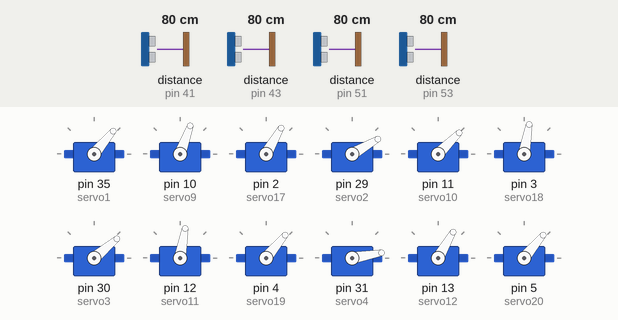
Simulated run of this sketch. Board: Arduino Mega 2560, built with avr-gcc and run on an emulated ATmega2560. Parts: 12 × servo. Wiring (inferred from the names in the program): 4 × ultrasonic range finder: trigger pin 40, echo pin 41 / trigger pin 42, echo pin 43 / trigger pin 50, echo pin 51 / trigger pin 52, echo pin 53. The inputs (shaded band) are chosen by the test bench; at power-on: distance to the obstacle (sensors on pin 43, pin 41, pin 53, pin 51) 80 cm. The echo pulse lasts 58.3 µs per cm; what the sketch prints to the serial monitor is not drawn.

Above: at 0.87 s.
4.4 s: distance to the obstacle (sensor on pin 43) set to 2 cm
At 6.2 s:
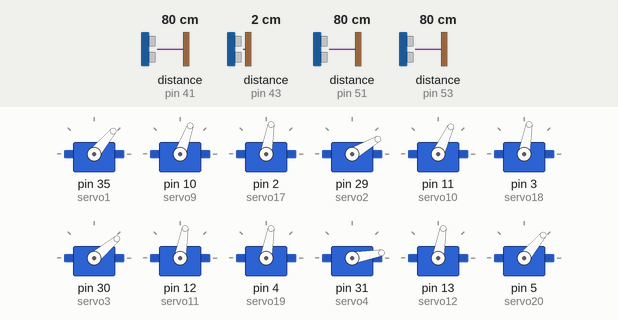
8.9 s: distance to the obstacle (sensor on pin 41) set to 2 cm
At 10.13 s:
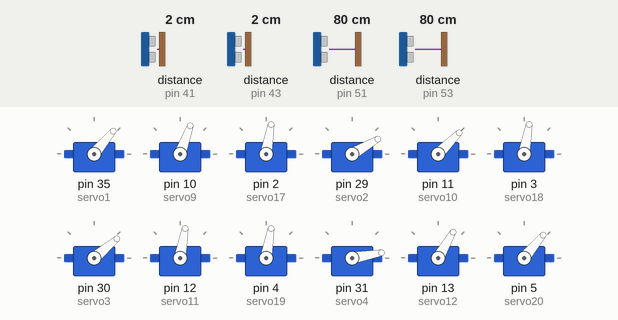
13.4 s: distance to the obstacle (sensor on pin 53) set to 2 cm
At 13.55 s:
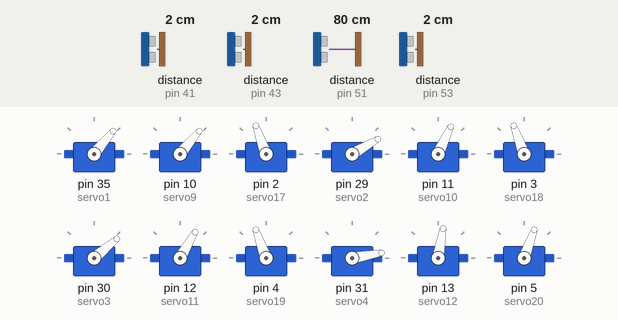
17.9 s: distance to the obstacle (sensor on pin 43) set to 15 cm
At 19.17 s:
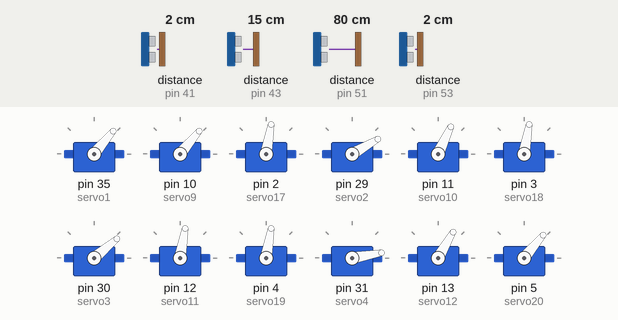
22.4 s: distance to the obstacle (sensor on pin 43) set to 18 cm
30.7 s: distance to the obstacle (sensor on pin 43) set to 4 cm
Timing chart, 0 to 36.2 s (numbered marks = the images above; inputs shaded):
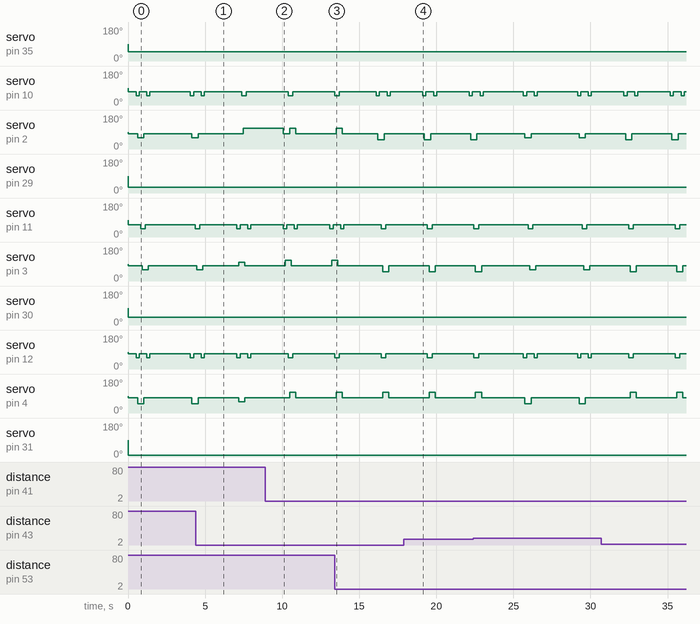

The sketch:

initialize_servos.ino
```cpp
#include <Servo.h>

#include<SoftwareSerial.h>

int trig1=40;
int echo1=41;
int trig2=42;
int echo2=43;
int trig3=50;
int echo3=51;
int trig4=52;
int echo4=53;

int distance1,distance2,distance3,distance4;
int duration1,duration2,duration3,duration4;

Servo servo1;
Servo servo17;
Servo servo9;

Servo servo2;
Servo servo18;
Servo servo10;

Servo servo3;
Servo servo19;
Servo servo11;

Servo servo4;
Servo servo20;
Servo servo12;

Servo servo5;
Servo servo21;
Servo servo13;

Servo servo6;
Servo servo22;
Servo servo14;

Servo servo7;
Servo servo23;
Servo servo15;

Servo servo8;
Servo servo24;
Servo servo16;

void setup()
{
  Serial.begin(9600);
  servo1.attach(35);
  servo9.attach(10);
  servo17.attach(2);

  servo2.attach(29);
  servo10.attach(11);
  servo18.attach(3);

  servo3.attach(30);
  servo11.attach(12);
  servo19.attach(4);

  servo4.attach(31);
  servo12.attach(13);
  servo20.attach(5);

  servo5.attach(32);
  servo13.attach(22);
  servo21.attach(6);

  servo6.attach(33);
  servo14.attach(23);
  servo22.attach(7);

  servo7.attach(34);
  servo15.attach(24);
  servo23.attach(8);

  servo8.attach(28);
  servo16.attach(25);
  servo24.attach(9);

  pinMode(trig1, OUTPUT);
  pinMode(echo1, INPUT);
  pinMode(trig2, OUTPUT);
  pinMode(echo2, INPUT);
  pinMode(trig3, OUTPUT);
  pinMode(echo3, INPUT);
  pinMode(trig4, OUTPUT);
  pinMode(echo4, INPUT);
  // put your setup code here, to run once:

}

void loop()
{
  digitalWrite(trig1, LOW);   // set the trigger pin to LOW
    //delay(1000);         // delay 2 microseconds
    digitalWrite(trig1, HIGH);  // set the trigger pin to HIGH and send out a sound signal
    //delay(1000);       // delay 100 microseconds
    digitalWrite(trig1, LOW);
    duration1 = pulseIn(echo1, HIGH);
    distance1=duration1/58;
Serial.print(distance1);

 digitalWrite(trig2, LOW);   // set the trigger pin to LOW
    //delay(1000);         // delay 2 microseconds
    digitalWrite(trig2, HIGH);  // set the trigger pin to HIGH and send out a sound signal
    //delay(1000);       // delay 100 microseconds
    digitalWrite(trig2, LOW);
    duration2 = pulseIn(echo2, HIGH);
    distance2=duration2/58;
Serial.print(distance2);

       digitalWrite(trig3, LOW);   // set the trigger pin to LOW
    //delay(1000) ;        // delay 2 microseconds
    digitalWrite(trig3, HIGH);  // set the trigger pin to HIGH and send out a sound signal
    //delay(1000);       // delay 100 microseconds
    digitalWrite(trig3, LOW);
    duration3 = pulseIn(echo3, HIGH);
    distance3=duration3/58;

Serial.print(distance3);
    digitalWrite(trig4, LOW);   // set the trigger pin to LOW
    //delay(1000);         // delay 2 microseconds
    digitalWrite(trig4, HIGH);  // set the trigger pin to HIGH and send out a sound signal
    //delay(1000);       // delay 100 microseconds
    digitalWrite(trig4, LOW);
    duration4 = pulseIn(echo4, HIGH);
    distance4=duration4/58;
Serial.print(distance4);


  //*********************initilize all servos to their origins****************************
  servo1.write(50);
  servo2.write(30);
  servo3.write(40);
  servo4.write(10);
  servo5.write(70);
  servo6.write(40);
  servo7.write(50);
  servo8.write(50);
  servo9.write(70);
  servo10.write(65);
  servo11.write(80);
  servo12.write(80);
  servo13.write(75);
  servo14.write(60);
  servo15.write(60);
  servo16.write(80);
  servo17.write(80);
  servo18.write(80);
  servo19.write(80);
  servo20.write(50);
  servo21.write(80);
  servo22.write(80);
  servo23.write(80);
  servo24.write(70);

  if (distance2>15)
  {
  //********************************* forward *********************************************
  delay(500);
  servo9.write(50);
  //delay(100);
  servo11.write(60);
  //delay(100);
  servo14.write(40);
  //delay(100);
  servo16.write(60);
  delay(100);

  servo17.write(60);
  //delay(100);
  servo19.write(50);
  //delay(100);
  servo22.write(110);
  //delay(100);
  servo24.write(90);
  delay(100);

  servo9.write(70);
  //delay(100);
  servo11.write(80);
  //delay(100);
  servo14.write(60);
  //delay(100);
  servo16.write(80);
  delay(100);

  servo10.write(45);
  //delay(100);
  servo12.write(60);
  //delay(100);
  servo13.write(55);
  //delay(100);
  servo15.write(40);
  delay(100);

  servo18.write(60);
  //delay(100);
  servo20.write(20);
  //delay(100);
  servo21.write(110);
  //delay(100);
  servo23.write(110);
  delay(100);
  /*servo10.write(65);
  //delay(100);
  servo12.write(80);
  //delay(100);
  servo13.write(75);
  //delay(100);
  servo15.write(60);
  delay(100);
*/
  /*servo9.write(50);
  //delay(100);
  servo11.write(60);
  //delay(100);
  servo14.write(40);
  //delay(100);
  servo16.write(60);
  delay(100);
  */
  servo17.write(80);
  //delay(100);
  servo19.write(80);
  //delay(100);
  servo22.write(80);
  //delay(100);
  servo24.write(70);
  delay(100);
  /*servo9.write(70);
  //delay(100);
  servo11.write(80);
  //delay(100);
  servo14.write(60);
  //delay(100);
  servo16.write(80);
  delay(100);
*/
  /*servo10.write(45);
  //delay(100);
  servo12.write(60);
  //delay(100);
  servo13.write(55);
  //delay(100);
  servo15.write(40);
  delay(100);
  */
  servo10.write(65);
  //delay(100);
  servo12.write(80);
  //delay(100);
  servo13.write(75);
  //delay(100);
  servo15.write(60);
  delay(100);

  servo9.write(50);
  //delay(100);
  servo11.write(60);
  //delay(100);
  servo14.write(40);
  //delay(100);
  servo16.write(60);
  delay(100);

  servo18.write(80);
  //delay(100);
  servo20.write(50);
  //delay(100);
  servo21.write(80);
  //delay(100);
  servo23.write(80);
  delay(100);
  /*servo10.write(65);
  //delay(100);
  servo12.write(80);
  //delay(100);
  servo13.write(75);
  //delay(100);
  servo15.write(60);
  delay(100);
*/
  servo9.write(70);
  //delay(100);
  servo11.write(80);
  //delay(100);
  servo14.write(60);
  //delay(100);
  servo16.write(80);
  delay(100);
 delay(2000);
}
 // delay(2000);
 else if (distance1>15)
  {
//******************************************left******************************

  servo11.write(60);
  //delay(100);
  servo13.write(55);
  //delay(100);
  servo16.write(60);
  //delay(100);
  servo10.write(45);
  delay(100);

  servo19.write(60);
  //delay(100);
  servo21.write(50);
  //delay(100);
  servo24.write(110);
  //delay(100);
  servo18.write(100);
  delay(100);

  servo11.write(80);
  //delay(100);
  servo13.write(75);
  //delay(100);
  servo16.write(80);
  //delay(100);
  servo10.write(65);
  delay(100);


  servo12.write(60);
  //delay(100);
  servo14.write(40);
  //delay(100);
  servo15.write(40);
  //delay(100);
  servo9.write(50);
  delay(100);

  servo20.write(20);
  //delay(100);
  servo22.write(50);
  //delay(100);
  servo23.write(110);
  //delay(100);
  servo17.write(110);
  delay(100);

  servo19.write(80);
  //delay(100);
  servo21.write(80);
  //delay(100);
  servo24.write(80);
  //delay(100);
  servo18.write(80);
  delay(100);

  servo12.write(80);
  //delay(100);
  servo14.write(60);
  //delay(100);
  servo15.write(60);
  //delay(100);
  servo9.write(70);
  delay(100);

  servo11.write(60);
  //delay(100);
  servo13.write(55);
  //delay(100);
  servo16.write(60);
  //delay(100);
  servo10.write(45);
  delay(100);

  servo20.write(20);
  //delay(100);
  servo22.write(50);
  //delay(100);
  servo23.write(110);
  //delay(100);
  servo17.write(110);
  delay(100);

  servo11.write(80);
  //delay(100);
  servo13.write(75);
  //delay(100);
  servo16.write(80);
  //delay(100);
  servo10.write(65);
  delay(100);
  delay(2000);}


   else if (distance4>15)
  {
  //********************************* backward *********************************************

  servo12.write(60);
  //delay(100);
  servo13.write(55);
  //delay(100);
  servo15.write(40);
  //delay(100);
  servo10.write(45);
  delay(100);
  servo20.write(70);
  //delay(100);
  servo21.write(60);
  //delay(100);
  servo23.write(50);
  //delay(100);
  servo18.write(110);
  delay(100);
  servo12.write(80);
  //delay(100);
  servo13.write(75);
  //delay(100);
  servo15.write(60);
  //delay(100);
  servo10.write(65);
  delay(100);

  servo14.write(40);
  //delay(100);
  servo16.write(60);
  //delay(100);
  servo9.write(50);
  //delay(100);
  servo11.write(60);
  delay(100);
  servo22.write(50);
  //delay(100);
  servo24.write(50);
  //delay(100);
  servo17.write(110);
  //delay(100);
  servo19.write(110);
  delay(100);

  servo20.write(50);
  //delay(100);
  servo21.write(80);
  //delay(100);
  servo23.write(80);
  //delay(100);
  servo18.write(80);
  delay(100);


  servo14.write(60);
  //delay(100);
  servo16.write(80);
  //delay(100);
  servo9.write(70);
  //delay(100);
  servo11.write(80);
  delay(100);


  servo12.write(60);
  //delay(100);
  servo13.write(55);
  //delay(100);
  servo15.write(40);
  //delay(100);
  servo10.write(45);
  delay(100);

  servo22.write(80);
  //delay(100);
  servo24.write(80);
  //delay(100);
  servo17.write(80);
  //delay(100);
  servo19.write(80);
  delay(100);

  servo12.write(80);
  //delay(100);
  servo13.write(75);
  //delay(100);
  servo15.write(60);
  //delay(100);
  servo10.write(65);
  delay(100);

  //delay(2000);

  delay(2000);
  }
  else if (distance3>15)
  {

  //***************************************************************right*************************************************

  servo14.write(40);
  //delay(100);
  servo15.write(40);
  //delay(100);
  servo9.write(50);
  //delay(100);
  servo12.write(60);
  delay(100);

  servo22.write(100);
  //delay(100);
  servo23.write(60);
  //delay(100);
  servo17.write(50);
  //delay(100);
  servo20.write(80);
  delay(100);

  servo14.write(60);
  //delay(100);
  servo15.write(60);
  //delay(100);
  servo9.write(70);
  //delay(100);
  servo12.write(80);
  delay(100);

  servo16.write(60);
  //delay(100);
  servo10.write(45);
  //delay(100);
  servo11.write(60);
  //delay(100);
  servo13.write(55);
  delay(100);

  servo24.write(50);
  //delay(100);
  servo18.write(50);
  //delay(100);
  servo19.write(110);
  //delay(100);
  servo21.write(110);
  delay(100);


  servo22.write(80);
  //delay(100);
  servo23.write(80);
  //delay(100);
  servo17.write(80);
  //delay(100);
  servo20.write(50);
  delay(100);

  servo16.write(80);
  //delay(100);
  servo10.write(65);
  //delay(100);
  servo11.write(80);
  //delay(100);
  servo13.write(75);
  delay(100);

  servo14.write(40);
  //delay(100);
  servo15.write(40);
  //delay(100);
  servo9.write(50);
  //delay(100);
  servo12.write(60);
  delay(100);


  servo24.write(80);
  //delay(100);
  servo18.write(80);
  //delay(100);
  servo19.write(80);
  //delay(100);
  servo21.write(80);
  delay(100);

  servo14.write(60);
  //delay(100);
  servo15.write(60);
  //delay(100);
  servo9.write(70);
  //delay(100);
  servo12.write(80);
  delay(100);
  delay(2000);
  }

 //delay(2000);
}
```

Measured:
- by itself, servo on pin 10 (servo9): repeats every 3.5 s: 70° 2.6 s, 50° 0.20 s, 70° 0.50 s, 50° 0.20 s
- by itself, servo on pin 2 (servo17): alternates 80° for 3.1 s and 60° for 0.40 s
- by itself, servo on pin 11 (servo10): alternates 65° for 3.2 s and 45° for 0.30 s
- by itself, servo on pin 3 (servo18): repeats every 3.5 s: 80° 3.1 s, 60° 0.40 s
- by itself, servo on pin 4 (servo19): repeats every 3.2 s: 80° 2.8 s, 50° 0.40 s
- by itself, servo on pin 13 (servo12): repeats every 3.2 s: 80° 2.9 s, 60° 0.30 s
- by itself, servo on pin 5 (servo20): alternates 50° for 3.3 s and 20° for 0.40 s
